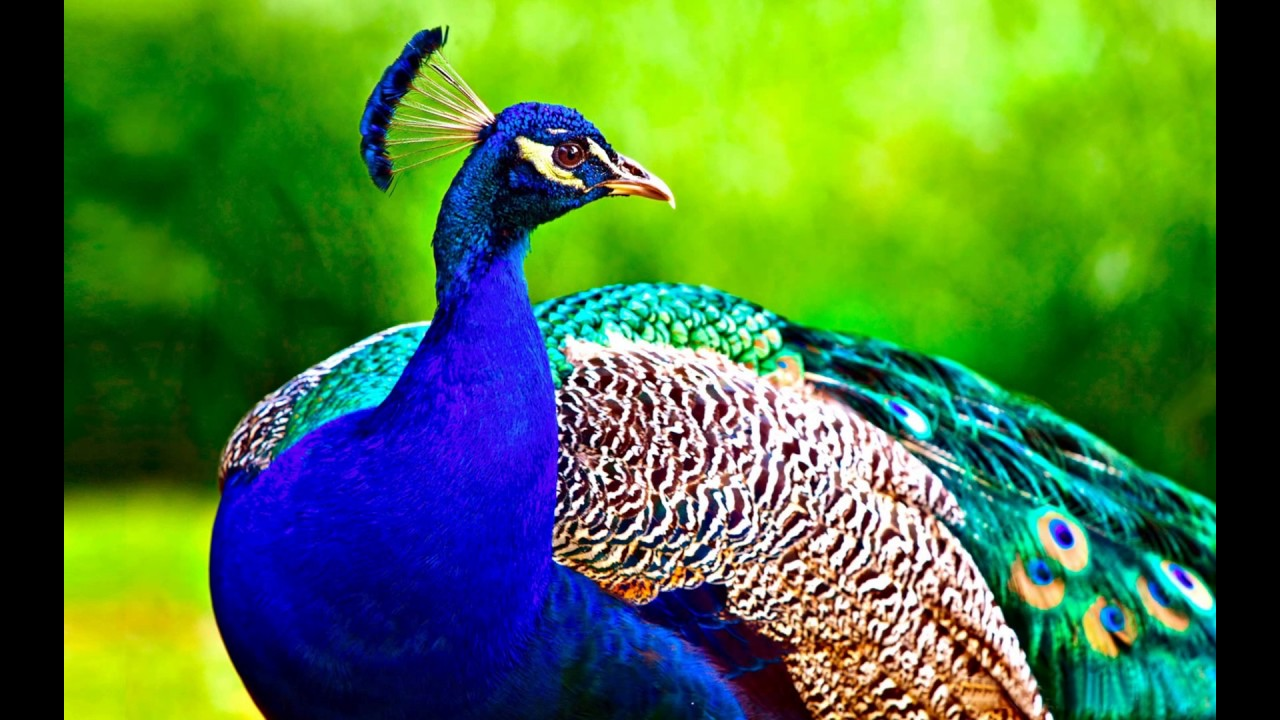
#> input picture image1.jpg, 1280 x 720 px
$ python my_image.py
#> lines starting #> are read from the running program, lines starting #| are printed output that depends on the picture
import cv2
def main_fun():
	imag=input("Provide the name of the image with extension  ")
#> the answer given: image1.jpg

	r=cv2.imread(imag,0)
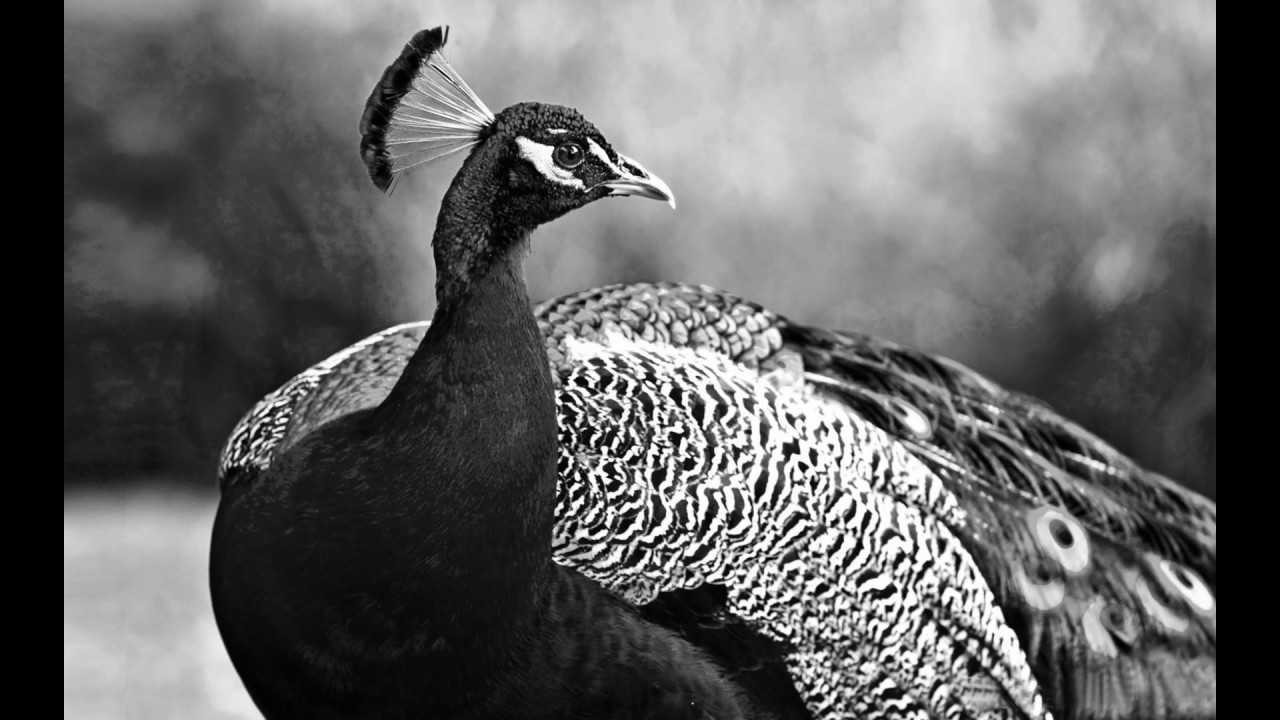
#> r: shape (720, 1280); min 0, max 255, mean 98.8
	cv2.imwrite("new_{}".format(imag),r)

	print("\n File created with name new_{} at same path".format(imag))
if __name__=="__main__":
	main_fun()
